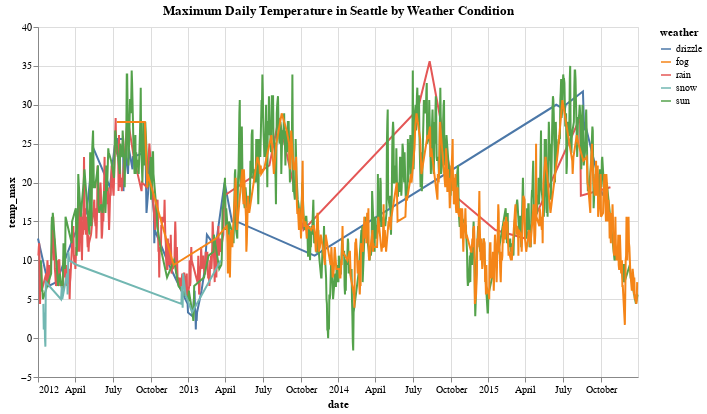

Here is the notebook cell this chart was saved with:
### Code cell
alt.Chart(weather_pl).mark_line().encode(
    x='date:T',
    y='temp_max:Q',
    color='weather:N', # Different line for each weather type
    tooltip=['date:T', 'temp_max:Q', 'weather:N']
).properties(
    title='Maximum Daily Temperature in Seattle by Weather Condition',
    width=600,
    height=350
)

### Figure 1 — Vega-Lite specification as saved in the notebook (floating-point values rounded to 4 significant figures; data arrays with more than 128 entries replaced by an {"elided": "..."} marker saying what was removed)
{"config": {"view": {"continuousWidth": 300, "continuousHeight": 300}}, "data": {"name": "data-6881b3c76720a51ecae2e2fb5659aff4"}, "mark": {"type": "line"}, "encoding": {"color": {"field": "weather", "type": "nominal"}, "tooltip": [{"field": "date", "type": "temporal"}, {"field": "temp_max", "type": "quantitative"}, {"field": "weather", "type": "nominal"}], "x": {"field": "date", "type": "temporal"}, "y": {"field": "temp_max", "type": "quantitative"}}, "height": 350, "title": "Maximum Daily Temperature in Seattle by Weather Condition", "width": 600, "$schema": "https://vega.github.io/schema/vega-lite/v5.20.1.json", "datasets": {"data-6881b3c76720a51ecae2e2fb5659aff4": {"elided": "1461 records"}}}
